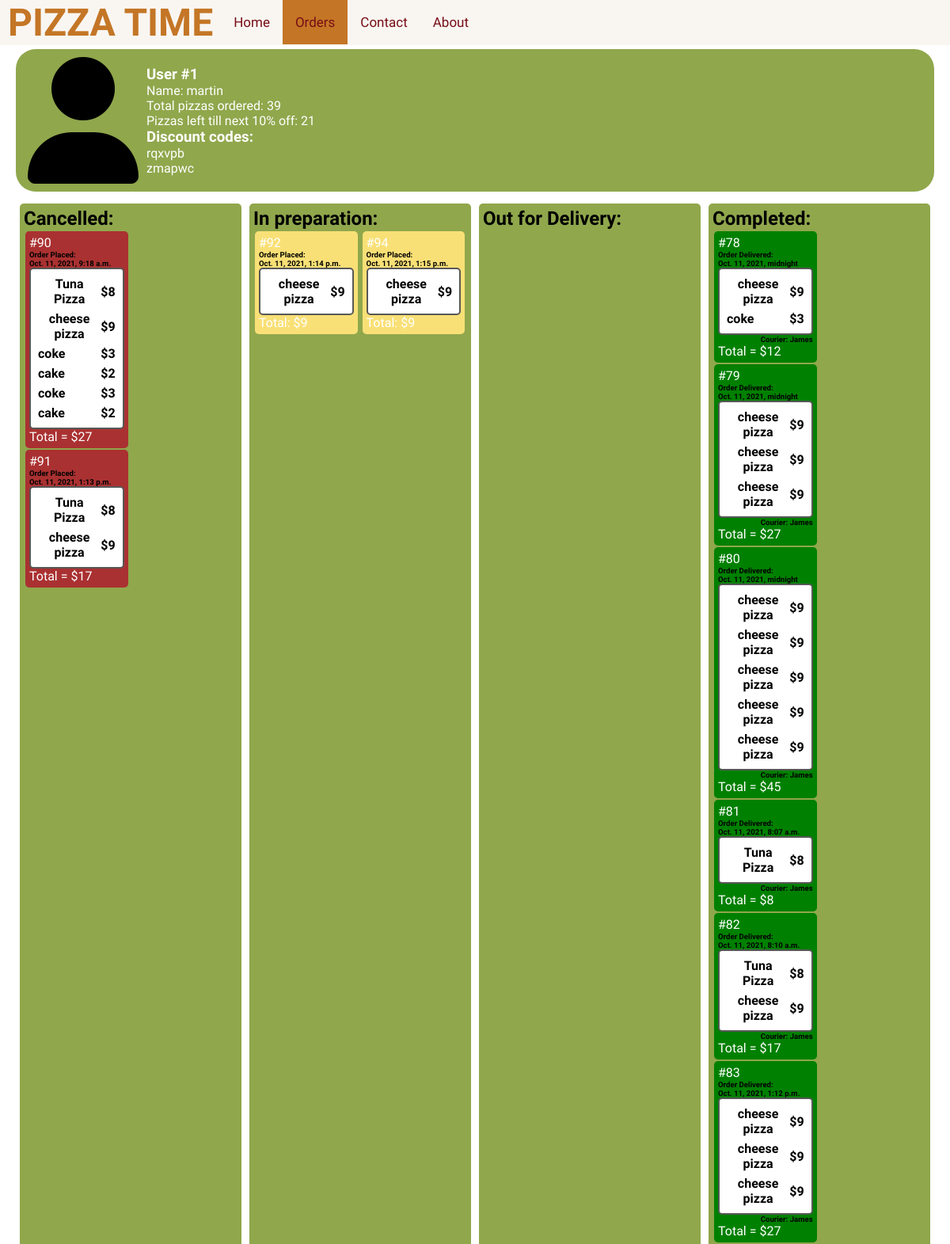
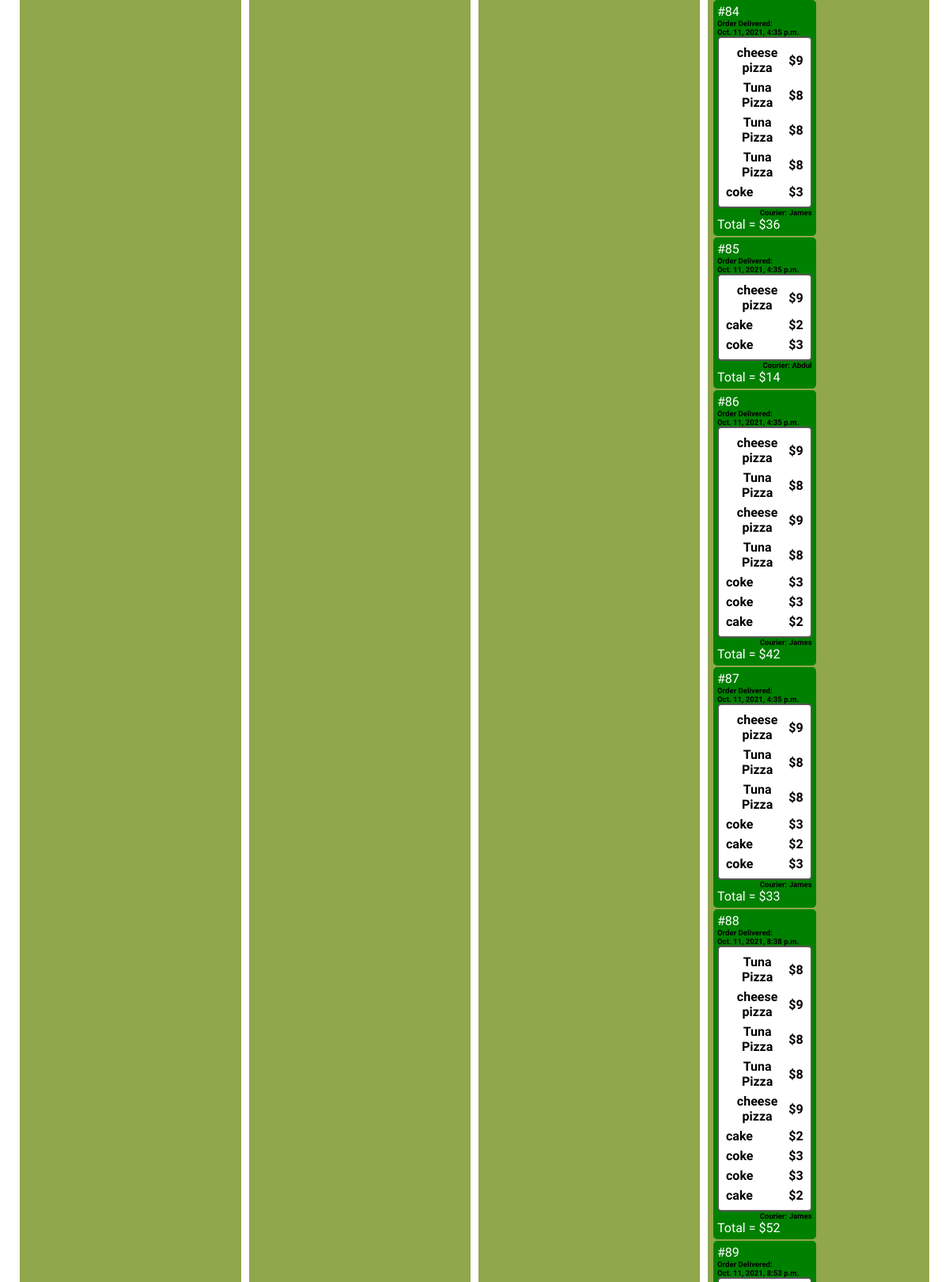
Page /orders (signed in, upper part) on the committed database (2 pictures, top to bottom).
### pizzas/models.py (models this page shows, shortened)
class User(AbstractBaseUser, PermissionsMixin):
    email = models.EmailField(_('email address'), unique=True)
    name = models.CharField(max_length=100)
    password = models.CharField(max_length=100)
    area_code = models.CharField(max_length=100, default='1')
    types = [('1', 'customer'),('2', 'employee'), ('3', 'delivery person')]
    type =models.CharField(max_length=100,choices=types, default='1')
    USERNAME_FIELD = 'email'
    REQUIRED_FIELDS = ['name', 'area_code']
    objects = CustomAccountManager()
    is_staff = models.BooleanField(default=False)
    is_active = models.BooleanField(default=False)
    @property
    def pizza_count(self):
        count = 0
        orders = Order.objects.filter(user = self, status = '4')
        for order in orders:
            count += len(order.dishes.all())
        return count
    @property
    def pizzas_left(self):
        pizza_count = self.pizza_count%30
        if 30-pizza_count < 0:
            return 0
        return 30-pizza_count

class Order(models.Model):
    user = models.ForeignKey(User, on_delete=models.CASCADE)
    status_choices = [('1','incomplete'),('2','in preparation'), ('3','on the way'), ('4','completed'), ('5','cancelled')]
    delivery_person = models.ForeignKey(Delivery_Person, on_delete=models.CASCADE, null =True, blank=True)
    status = models.CharField(max_length=100,choices=status_choices,default='1')
    dishes = models.ManyToManyField(Dish, through='Order_Item', through_fields=('order', 'dish'))
    drinks_desserts = models.ManyToManyField(Drink_Dessert, through='Drink_Dessert_Item', through_fields=('order', 'drink_dessert'))
    date_created = models.DateTimeField(null = True, default= None)
    postal_code = models.ForeignKey(Area, default=None, null=True, on_delete=models.CASCADE)
    date_picked_up = models.DateTimeField(null=True, default=None, blank=True)
    date_completed = models.DateTimeField(null=True, default=None, blank=True)
    @property
    def total(self):
        total = 0
        for dish in self.dishes.all():
            total += dish.price
        for drink_dessert in self.drinks_desserts.all():
            total += drink_dessert.price
        if self.discounted:
            return total*0.9
        return total
    @property
    def discounted(self):
        if len(Discount_Code.objects.filter(order=self)) > 0:
            return True
        return False
    @property
    def cancellable(self):
        now = datetime.now()
        return (now.replace(tzinfo=None) - self.date_created.replace(tzinfo=None)).total_seconds() < 300

class Discount_Code(models.Model):
    string = models.CharField(max_length=6)
    active = models.BooleanField(default=True)
    user = models.ForeignKey(User, on_delete=models.CASCADE, null = True)
    order = models.ForeignKey(Order, on_delete=models.CASCADE, null=True)

class Dish(models.Model):
    name = models.CharField(max_length=100)
    ingredients = models.ManyToManyField(Ingredient, through='Dish_Item', through_fields=('dish', 'ingredient'))
    @property
    def price(self):
        total = 0
        for ingredient in self.ingredients.all():
            total += ingredient.price*(Dish_Item.objects.get(dish = self, ingredient = ingredient)).quantity
        return total

class Ingredient(models.Model):
    name = models.CharField(max_length=100)
    price = models.IntegerField(default=0)
    vegetarian = models.BooleanField(default=False)

class Dish_Item(models.Model):
    ingredient = models.ForeignKey(Ingredient, on_delete=models.CASCADE)
    dish = models.ForeignKey(Dish, on_delete=models.CASCADE)
    quantity = models.IntegerField(default=1)

class Drink_Dessert(models.Model):
    name = models.CharField(max_length=100)
    price = models.IntegerField()
    types = [('1','drink'), ('2', 'dessert')]
    type = models.CharField(max_length=100, choices=types, default='1')

class Delivery_Person(models.Model):
    name = models.CharField(max_length=100, null = True)
    area = models.ForeignKey(Area, on_delete=models.CASCADE, null = True)
    status_choices = [('1', 'no orders'),('2', 'delivering')]
    status = models.CharField(max_length=100, choices = status_choices, default='1')
    @property
    def can_pick_up(self):
        orders = Order.objects.filter(delivery_person = self)
        for order in orders:
            if (datetime.now().replace(tzinfo=None) - order.date_created.replace(tzinfo=None)).total_seconds() > 300:
                return False
        return True
    @property
    def can_deliver_again(self):
        orders = Order.objects.filter(delivery_person = self, status = '4')
        for order in orders:
            if (datetime.now().replace(tzinfo=None) - order.date_completed.replace(tzinfo=None)).total_seconds() < 1800:
                return False
        return True

### pizzas/views.py (the view, shortened to what this page needs)
# urls.py: path('orders', views.my_orders, name = 'orders'),
def my_orders(request):
    user = request.user
    orders = Order.objects.filter(user=user)
    now = datetime.now()
    for delivery_person in Delivery_Person.objects.all():
        if delivery_person.can_deliver_again:
            delivery_person.status = '1'
            delivery_person.save()
    for order in Order.objects.filter(status='2'):
        couriers = get_couriers(order)
    pizza_count = user.pizza_count//30
    for order in Order.objects.filter(status='3'):
        if (now.replace(tzinfo=None) - order.date_picked_up.replace(tzinfo=None)).total_seconds() > 900:
            order.status = '4'
            order.date_completed = datetime.now()
            order.save()
    if user.pizza_count//30 > pizza_count:
        code = Discount_Code(user=user, string = generate_code())
        code.save()
    context = {
        'user': user,
        'orders_in_progress': Order.objects.filter(status='2'),
        'orders_cancelled': Order.objects.filter(status='5'),
        'orders_delivery': Order.objects.filter(status='3'),
        'orders_completed': Order.objects.filter(status='4'),
        'codes': Discount_Code.objects.filter(user = user, active = True)
    }
    return render(request, 'Orders.html', context)

### pizzas/views.py (called while the page is built)
def get_couriers(order):
    area_code = order.postal_code
    couriers = []
    for delivery_person in Delivery_Person.objects.filter(area = order.postal_code, status = '1'):
        couriers.append(delivery_person)
    for delivery_person in Delivery_Person.objects.filter(area = order.postal_code, status = '2'):
        now = datetime.now()
        if delivery_person.can_pick_up:
            couriers.append(delivery_person)
    return couriers

### pizzas/templates/Orders.html (shortened to what this page needs)
{% load static %}
<html lang="en">
  <head>
    <link rel="stylesheet" href="{% static 'CSS/orderStyle.css' %}" />
  </head>
  <body>
    <div class="topnav">
      <h1 class="title">PIZZA TIME</h1>
      <a href="{%url 'menu'%}">Home</a>
      <a class="active" href="{%url 'orders'%}">Orders</a>
      <a href="#contact">Contact</a>
      <a href="#about">About</a>
    </div>
    <div class="container">
        <div class="display">
          <div class="user">
              <span class="icon">
                <i class="fas fa-user"></i>
              </span>
            <div class="info">
                <div id="user">
                    <h3>User #{{user.id}}</h3>
                    <p>Name: {{user.name}}</p>
                    <p>Total pizzas ordered: {{user.pizza_count}}</p>
                    <p>Pizzas left till next 10% off: {{user.pizzas_left}}</p>
                    <h3>Discount codes:</h3>
                    {%for code in codes%}
                    <p>{{code.string}}</p>
                    {%endfor%}
                </div>
            </div>
          </div>
          <div class="grid">
                <div class="order">
                    <h2>Cancelled:</h2>
                    {%for order in orders_cancelled%}
                    <div id="cancel">
                        <div class="card cancelled">
                            <p>#{{order.id}}</p>
                            <p class="details">Order Placed:</p>
                            <p class="details">{{order.date_created}}</p>
                            <table class="insideCart">
                                {%for dish in order.dishes.all%}
                                <div id="cartItem">
                                    <tr>
                                        <th>
                                            <div class="cartItem">
                                                <div class="holdsTwo">
                                                    <p style="margin-bottom: auto; margin-top: auto;">{{dish.name}}</p>
                                                    <p style="margin-bottom: auto; margin-top: auto;">${{dish.price}}</p>
                                                </div>
                                            </div>
                                        </th>
                                    </tr>
                                </div>
                                {%endfor%}
                                {%for dish in order.drinks_desserts.all%}
                                <div>
                                    <tr>
                                        <th>
                                            <div class="cartItem">
                                                <div class="holdsTwo">
                                                    <p style="margin-bottom: auto; margin-top: auto;">{{dish.name}}</p>
                                                    <p style="margin-bottom: auto; margin-top: auto;">${{dish.price}}</p>
                                                </div>
                                            </div>
                                        </th>
                                    </tr>
                                </div>
                                {%endfor%}
                            </table>
                            <p>Total = ${{order.total}}</p>
                        </div>
                    </div>
                    {%endfor%}
                </div>
                <div class="order">
                    <h2>In preparation:</h2>
                    <div id="inprocess">
                        {%for order in orders_in_progress%}
                        <div class="card inprocess">
                            <p>#{{order.id}}</p>
                            <p class="details">Order Placed:</p>
                            <p class="details">{{order.date_created}}</p>
                            <table class="insideCart">
                                {%for dish in order.dishes.all%}
                                <div >
                                    <tr>
                                        <th>
                                            <div class="cartItem">
                                                <div class="holdsTwo">
                                                    <p style="margin-bottom: auto; margin-top: auto;">{{dish.name}}</p>
                                                    <p style="margin-bottom: auto; margin-top: auto;">${{dish.price}}</p>
                                                </div>
                                            </div>
                                        </th>
                                    </tr>
                                </div>
                                {%endfor%}
                            </table>
                                <p style="margin-bottom: auto; margin-top: auto;">Total: ${{order.total}}</p>
                        </div>
                        {%endfor%}
                    </div>
                </div>
                <div class="order">
                    <h2>Out for Delivery:</h2>
                </div>
              <div class="order">
                    <h2>Completed:</h2>
                    {%for order in orders_completed%}
                    <div id="completed">
                        <div class="card delivery">
                            <p>#{{order.id}}</p>
                            <p class="details">Order Delivered:</p>
                            <p class="details"> {{order.date_completed}}</p>
                            <table class="insideCart">
                                {%for dish in order.dishes.all%}
                                <div >
                                    <tr>
                                        <th>
                                            <div class="cartItem">
                                                <div class="holdsTwo">
                                                    <p style="margin-bottom: auto; margin-top: auto;">{{dish.name}}</p>
                                                    <p style="margin-bottom: auto; margin-top: auto;">${{dish.price}}</p>
                                                </div>
                                            </div>
                                        </th>
                                    </tr>
                                </div>
                                {%endfor%}
                                {%for dish in order.drinks_desserts.all%}
                                <div>
                                    <tr>
                                        <th>
                                            <div class="cartItem">
                                                <div class="holdsTwo">
                                                    <p style="margin-bottom: auto; margin-top: auto;">{{dish.name}}</p>
                                                    <p style="margin-bottom: auto; margin-top: auto;">${{dish.price}}</p>
                                                </div>
                                            </div>
                                        </th>
                                    </tr>
                                </div>
                                {%endfor%}
                            </table>
                            <p class="details" style="text-align: right">Courier: {{order.delivery_person.name}}</p>
                            <p>Total = ${{order.total}}</p>
                        </div>
                    </div>
                    {%endfor%}
                </div>
          </div>
        </div>
    </div>
  </body>
</html>

### pizzas/static/CSS/orderStyle.css (style rules this page uses)
* { margin: 0; padding: 0; box-sizing: border-box; }
.topnav { background-color: #f9f6f2; overflow: hidden; transition: 100ms; }
.topnav h1 { float: left; color: #c47626; padding-left: 10px; padding-right: 10px; text-align: center; font-size: 3rem; font-family: 'Raleway', sans-serif; }
.topnav a { float: left; color: #770D15; text-align: center; padding: 18px 16px; text-decoration: none; font-size: 17px; transition: 100ms; font-family: 'Inter', sans-serif; font-family: 'Raleway', sans-serif; }
.topnav a.active { background-color: #c47626; color: #770D15; }
.display { display:block; padding: 5px 20px; }
.user { display: flex; background-color: #90A74C; color: black; border-radius: 25px; padding: 5px; margin-bottom: 10px; }
.icon { font-size: 10rem; padding: 5px 10px; }
.info { display: block; color: white; margin-bottom: auto; margin-top: auto; font-family: 'Inter', sans-serif; font-family: 'Raleway', sans-serif; }
.grid { display: flex; }
.order { display: inline-block; background-color: #90A74C; color: black; padding: 5px; border-radius: 5px; width: 25%; margin: 5px; font-family: 'Inter', sans-serif; font-family: 'Raleway', sans-serif; }
.card { display: inline-block; width: 48%; height: fit-content; border-radius: 5px; padding: 5px; margin: 2px auto auto 2px; }
.cancelled { background-color: rgb(170, 49, 49); color: white; }
.inprocess { background-color: #F9E076; color: white; }
.delivery { background-color: green; color: white; }
.cartItem { width: 100%; display: flex; border-radius: 4px; font-size: 1rem; padding: 2px 2px; color: #000000; transition: 0.3s; }
.insideCart { background-color: white; padding:5px 5px; border-radius: 5px; border: 2px solid #585857; width: 100%; font-size: 20px; }
.holdsTwo { display: flex; justify-content: space-between; width:100%; margin-bottom: auto; margin-top: auto; }
.details { margin-bottom: auto; margin-top: auto; color: black; font-size: 0.6rem; font-weight: bold; }

### rows in the picture
User: id "1", name "martin", pizza_count "39", pizzas_left "21"
Discount_Code: string "rqxvpb"
Discount_Code: string "zmapwc"
Order: id "90", date_created "Oct. 11, 2021, 9:18 a.m.", total "27"
Dish: name "Tuna Pizza", price "8"
Dish: name "cheese pizza", price "9"
Drink_Dessert: name "coke", price "3"
Drink_Dessert: name "cake", price "2"
Order: id "91", date_created "Oct. 11, 2021, 1:13 p.m.", total "17"
Order: id "92", date_created "Oct. 11, 2021, 1:14 p.m.", total "9"
Order: id "94", date_created "Oct. 11, 2021, 1:15 p.m.", total "9"
Order: id "78", date_completed "Oct. 11, 2021, midnight", delivery_person.name "James", total "12"
Order: id "79", date_completed "Oct. 11, 2021, midnight", delivery_person.name "James", total "27"
Order: id "80", date_completed "Oct. 11, 2021, midnight", delivery_person.name "James", total "45"
Order: id "81", date_completed "Oct. 11, 2021, 8:07 a.m.", delivery_person.name "James", total "8"
Order: id "82", date_completed "Oct. 11, 2021, 8:10 a.m.", delivery_person.name "James", total "17"
Order: id "83", date_completed "Oct. 11, 2021, 1:12 p.m.", delivery_person.name "James", total "27"
Order: id "84", date_completed "Oct. 11, 2021, 4:35 p.m.", delivery_person.name "James", total "36"
Order: id "85", date_completed "Oct. 11, 2021, 4:35 p.m.", delivery_person.name "Abdul", total "14"
Order: id "86", date_completed "Oct. 11, 2021, 4:35 p.m.", delivery_person.name "James", total "42"
Order: id "87", date_completed "Oct. 11, 2021, 4:35 p.m.", delivery_person.name "James", total "33"
Order: id "88", date_completed "Oct. 11, 2021, 8:38 p.m.", delivery_person.name "James", total "52"
Order: id "89", date_completed "Oct. 11, 2021, 8:53 p.m."
